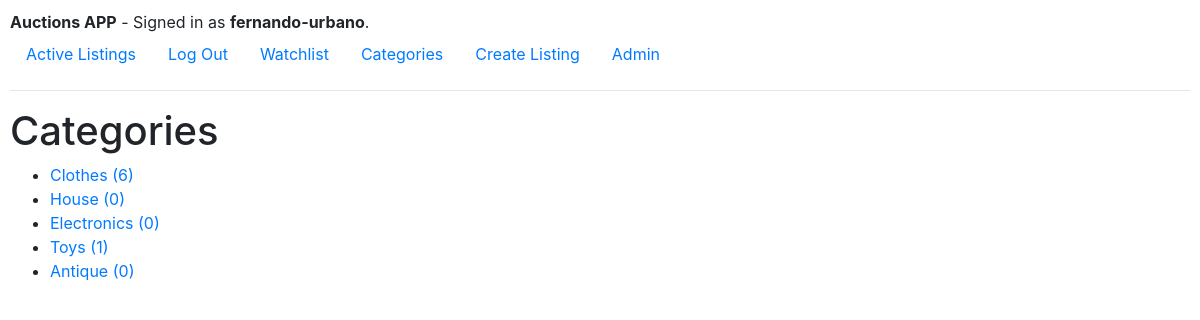
The page /categories (signed in) on the database its author committed.
### auctions/models.py (models this page shows, shortened)
class User(AbstractUser):
    watchlist = models.ManyToManyField('Auction', blank=True, related_name='watched_by')

class Category(models.Model):
    name = models.CharField(max_length=40)
    @property
    def number_auctions(self):
        auctions = self.auctions.all()
        return len(auctions)

class Auction(models.Model):
    user = models.ForeignKey(User, on_delete=models.CASCADE, null=True, blank=True, related_name='auctions')
    name = models.CharField(max_length=100)
    description = models.CharField(max_length=500)
    minimum_bid = models.FloatField()
    date_created = models.DateTimeField(auto_now_add=True)
    image_url = models.URLField(null=True, blank=True, max_length=500)
    category = models.ForeignKey(Category, on_delete=models.SET_NULL, null=True, blank=True, related_name='auctions')
    closed = models.BooleanField(default=False)
    bid_minimum_increase = models.FloatField(default=5)
    winner = models.ForeignKey(User, on_delete=models.SET_NULL, null=True, blank=True)

### auctions/views.py (the view)
# urls.py: path("categories", views.categories, name="categories"),
def categories(request):
    categories = Category.objects.all()
    return render(request, "auctions/categories.html", {
        'categories': categories
    })

### auctions/templates/auctions/categories.html
{% extends "auctions/layout.html" %}
{% block body %}
    <h1>Categories</h1>
    <ul>
        {% for category in categories %}
            <li>
                <a href="{% url 'category_auctions' category_id=category.id %}">{{ category.name }} ({{ category.number_auctions }})</a>
            </li>
        {% endfor %}
    </ul>
{% endblock %}

### auctions/templates/auctions/layout.html (shortened to what this page needs)
{% load static %}
<!DOCTYPE html>
<html lang="en">
    <head>
        <link rel="stylesheet" href="https://stackpath.bootstrapcdn.com/bootstrap/4.4.1/css/bootstrap.min.css">
        <link href="{% static 'auctions/styles.css' %}" rel="stylesheet">
    </head>
    <body>
        <div class="login-info">
            <strong>Auctions APP</strong> -
            {% if user.is_authenticated %}
                Signed in as <strong>{{ user.username }}</strong>.
            {% else %}
                Not signed in.
            {% endif %}
        </div>
            <ul class="nav">
                <li class="nav-item">
                    <a class="nav-link" href="{% url 'index' %}">Active Listings</a>
                </li>
                {% if user.is_authenticated %}
                    <li class="nav-item">
                        <a class="nav-link" href="{% url 'logout' %}">Log Out</a>
                    </li>
                    <li class="nav-item">
                        <a class="nav-link" href="{% url 'watchlist' %}">Watchlist</a>
                    </li>
                    <li class="nav-item">
                        <a class="nav-link" href="{% url 'categories' %}">Categories</a>
                    </li>
                    <li class="nav-item">
                        <a class="nav-link" href="{% url 'auction_builder' %}">Create Listing</a>
                    </li>
                    <li class="nav-item">
                        <a class="nav-link" href="admin/login/?next=/admin/">Admin</a>
                    </li>
                {% endif %}
            </ul>
        <hr>
        {% block body %}
        {% endblock %}
    </body>
</html>

### auctions/static/auctions/styles.css (style rules this page uses)
body { padding: 10px; }
div { padding: 5px 0px }
.login-info { text-align: left; padding: 0px; }

### rows shown on the page
User: username "fernando-urbano"
Category: name "Clothes", number_auctions "6"
Category: name "House", number_auctions "0"
Category: name "Electronics", number_auctions "0"
Category: name "Toys", number_auctions "1"
Category: name "Antique", number_auctions "0"
